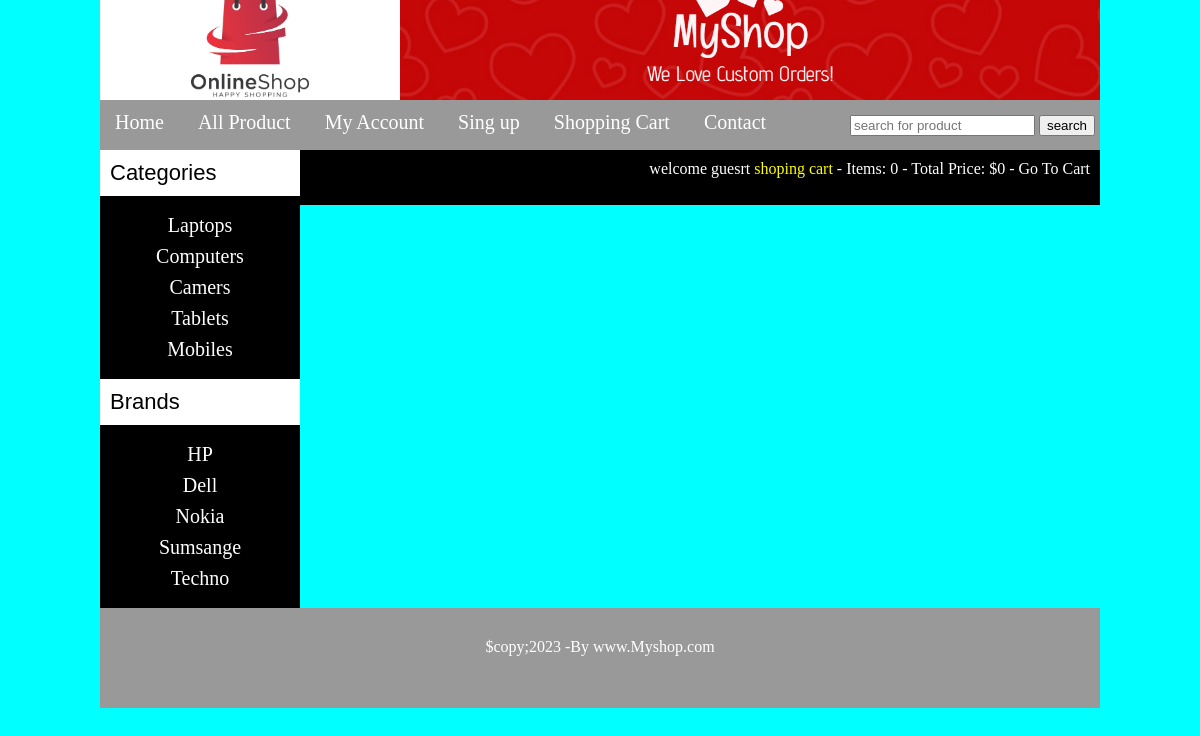
The page / on the database its author committed.
### tables this page shows
CREATE TABLE `categories` (
  `cat_id` int(10) NOT NULL,
  `cat_titel` text NOT NULL
);

CREATE TABLE `brands` (
  `brand_id` int(10) NOT NULL,
  `brand_titel` text NOT NULL
);

### functions/function.php (the view, shortened to what this page needs)
<?php
$db=mysqli_connect("localhost","root","","myshop");
function get_client_ip() {
    $ipaddress = '';
    if (getenv('HTTP_CLIENT_IP'))
        $ipaddress = getenv('HTTP_CLIENT_IP');
    else if(getenv('HTTP_X_FORWARDED_FOR'))
        $ipaddress = getenv('HTTP_X_FORWARDED_FOR');
    else if(getenv('HTTP_X_FORWARDED'))
        $ipaddress = getenv('HTTP_X_FORWARDED');
    else if(getenv('HTTP_FORWARDED_FOR'))
        $ipaddress = getenv('HTTP_FORWARDED_FOR');
    else if(getenv('HTTP_FORWARDED'))
       $ipaddress = getenv('HTTP_FORWARDED');
    else if(getenv('REMOTE_ADDR'))
        $ipaddress = getenv('REMOTE_ADDR');
    else
        $ipaddress = 'UNKNOWN';
    return $ipaddress;
}
function items()
{
    if(isset($_GET['add_cart']))
    {
        global $db;
        $ip_addres=get_client_ip();
        $get_items= "select * from cart where ip_addres='1'";
        $run_items=mysqli_query($db,$get_items);
        $count_item=mysqli_num_rows($run_items);
    }
    else
{
    global $db;
    $get_items= "select * from cart where ip_addres='1'";
        $run_items=mysqli_query($db,$get_items);
        $count_item=mysqli_num_rows($run_items);
}
echo $count_item;
}
function total_price()
{
    $total=0;
    echo "$" .$total;
}
function getcata()
{
    global $db;
$get_cata="SELECT * FROM `categories`";
$run_cata=mysqli_query($db,$get_cata);
while($row_cata=mysqli_fetch_array($run_cata)){
    $cat_id=$row_cata['cat_id'];
    $cata_titel=$row_cata['cat_titel'];
     echo"<li><a href='index.php?cat=$cat_id'>$cata_titel</a></li>";
}
}
function getbrand()
{
    global $db;
    $get_brand="SELECT * FROM `brands`";
$run_brand=mysqli_query($db,$get_brand);
while($row_brand=mysqli_fetch_array($run_brand)){
$brand_id=$row_brand['brand_id'];
    $brand_titel=$row_brand['brand_titel'];
     echo "<li><a href='index.php?brand=$brand_id'>$brand_titel</a></li>";
}
}
?>

### index.php (shortened to what this page needs)
<?php
include("functions/function.php");
?>
<!DOCTYPE html>
<html lang="en">
<head>
    <link rel="stylesheet" type="text/css" href="styles/style.css"  media="all">
</head>
<body>
    <div class="main_wrapper">
        <div class="header_wapper">
      <a href="index.php">  <img src="images/log.jpg" style="float:left;"></a>
        <img src="images/banner.jpg" style="float:right;">
</div>
<div id="navbar">
    <ul id="menu">
        <li><a href="index.php">Home</a></li>
        <li><a href="all_product.php">All Product</a></li>
        <li><a href="my_account.php">My Account</a></li>
        <li><a href="user_rejester.php">Sing up</a></li>
        <li><a href="cart.php">Shopping Cart</a></li>
        <li><a href="contact.php">Contact</a></li>
</ul>
<div id="form">
    <form  method="get" action="results.php" enctype="multipart/form-data">
        <input type="text" name="user_qurey" placeholder="search for product"/>
        <input type="submit" name="search" value="search"/>
</form>
</div>
 </div>
<div class="content_wrapper">
<div id="left_slidebar">
<div id="slidebar_titel">Categories</div>
<ul id="cata">
    <?php getcata(); ?>
</ul>
<div id="slidebar_titel">Brands</div>
<ul id="cata">
<?php
getbrand();
?>
</ul>
</div>
<div id="right_content">
<div style="color:#fff; background:#000; width:780px; height:35px; float:right; padding:10px;">
<div id="guest">
    <b>welcome guesrt</b>
    <b style="color:yellow;">shoping cart</b>
    <span>- Items: <?php items(); ?> - Total Price:  <?php total_price();  ?> - <a href="cart.php" style="color:white; text-decoration:none;">Go To Cart</a></span>
</div>
</div>
<div id="product_box">
</div>
</div>
</div>
<div class="footer">
    <h1 style="color:#OOO; padding-top:30px; text-align:center;">$copy;2023 -By www.Myshop.com</h1>
</div>
</div>
</body>
</html>

### styles/style.css (style rules this page uses)
html, body, div, span, applet, object, iframe, h1, h2, h3, h4, h5, h6, p, blockquote, pre, a, abbr, acronym, address, big, cite, code, del, dfn, em, img, ins, kbd, q, s, samp, small, strike, strong, sub, sup, tt, var, b, u, i, center, dl, dt, dd, ol, ul, li, fieldset, form, label, legend, table, caption, tbody, tfoot, thead, tr, th, td, article, aside, canvas, details, embed, figure, figcaption, footer, header, hgroup, menu, nav, output, ruby, section, summary, time, mark, audio, video { margin: 0; padding: 0; border: 0; font-size: 100%; font: inherit; vertical-align: baseline; }
body { background-color: cyan; }
.main_wrapper { width: 1000px; height: auto; margin: auto; }
.header_wapper { width: 1000px; height: 100px; background: #fff; }
#navbar { width: 1000px; height: 50px; background:#999; color: #fff; }
#menu { padding: 0; margin-top: 5px; line-height: 35px; float: left; }
#menu li { list-style: none; display: inline; }
#menu a { color: #fff; text-decoration: none; font-size: 20px; margin: 5px; padding: 10px; }
#form { float: right; line-height: 50px; padding-right: 5px; }
.content_wrapper { width: 1000px; height: auto; background: #000; }
#right_content { width: 800px; background: #FCC; float: right; }
#left_slidebar { width: 200px; float: left; background: #000; }
.footer { width: 1000px; height: 100px; background: #999; color: #fff; clear: both; }
#slidebar_titel { background: #fff; color: #000; font-size: 22px; padding: 10px; font-family:'Franklin Gothic Medium', 'Arial Narrow', Arial, sans-serif; }
#cata { padding: 10px; text-align: center; }
#cata li { list-style: none; margin: 8px; }
#cata a { color: #fff; text-decoration: none; font-size: 20px; margin: 5px; }
#guest { float: right; }
#product_box { width: 780px; padding: 10px; margin-left: 30px; margin-top: 10px; margin-bottom: 10px; text-align: center; }

### rows shown on the page
categories: cat_titel "Laptops"
categories: cat_titel "Computers"
categories: cat_titel "Camers"
categories: cat_titel "Tablets"
categories: cat_titel "Mobiles"
brands: brand_titel "HP"
brands: brand_titel "Dell"
brands: brand_titel "Nokia"
brands: brand_titel "Sumsange"
brands: brand_titel "Techno"

### other values the page prints
$count_item "0"
$total "0"
